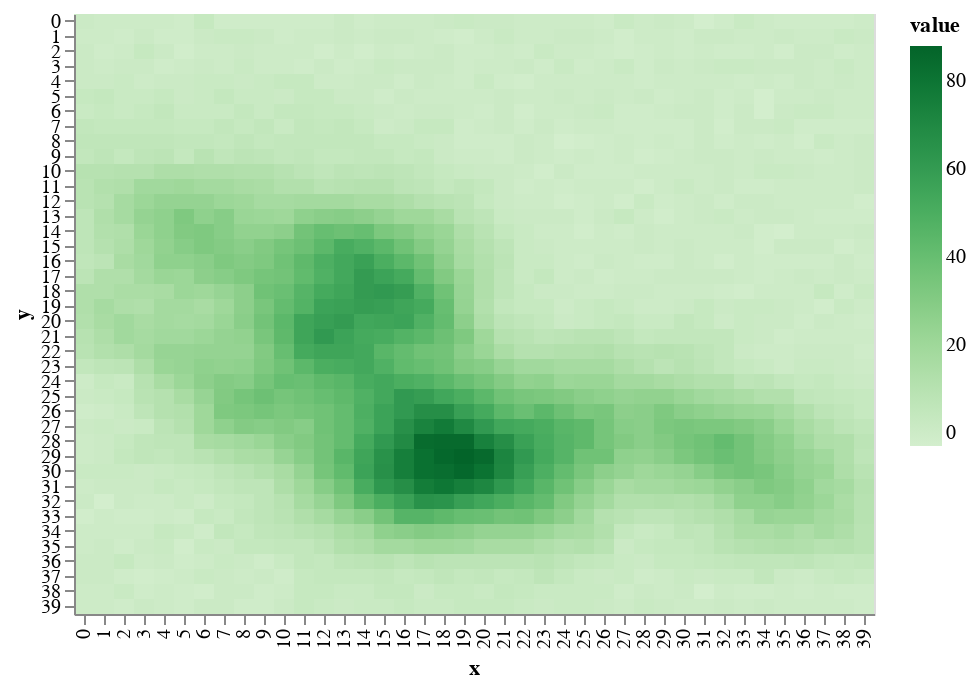

Here is the notebook cell this chart was saved with:
### Markdown cell above
It's a good looking mountain, but I need mountain ranges not dots. In order to drag mountains on the board (like Sim City) I'll need to create a brownian motion function to drop a mountain and then move.

### Code cell
world.brownian_land()
draw.drawTerrainHeight(world.grid_elevation)

### Figure 1 — Vega-Lite specification as saved in the notebook (floating-point values rounded to 4 significant figures; data arrays with more than 128 entries replaced by an {"elided": "..."} marker saying what was removed)
{"$schema": "https://vega.github.io/schema/vega-lite/v2.6.0.json", "config": {"view": {"height": 300, "width": 400}}, "data": {"name": "data-54698dceee5e3405f015c57fd91b465c"}, "datasets": {"data-54698dceee5e3405f015c57fd91b465c": {"elided": "1600 records"}}, "encoding": {"color": {"field": "value", "scale": {"scheme": "greens"}, "type": "quantitative"}, "x": {"field": "x", "type": "ordinal"}, "y": {"field": "y", "type": "ordinal"}}, "mark": "rect"}
